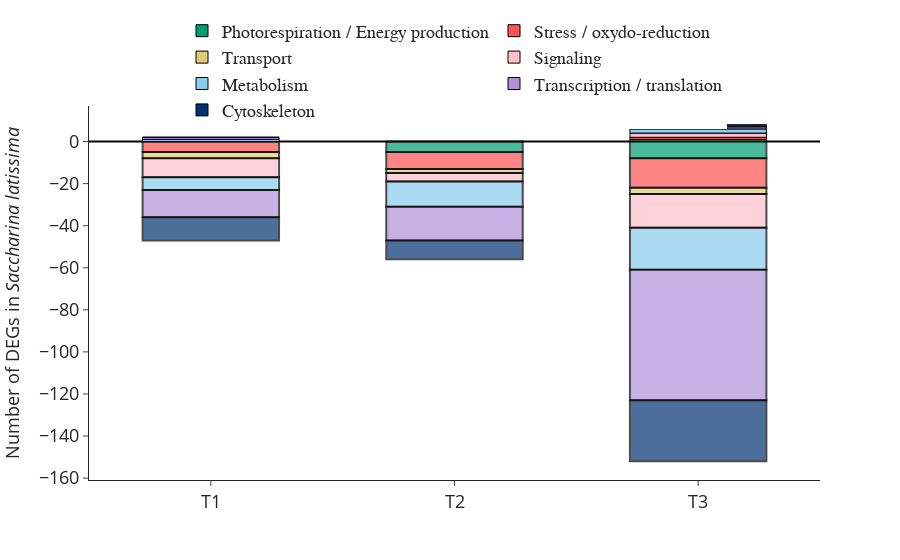

Write notebook code for a chart like this one.
### Code cell
data = {
    'comparison': ['T1', 'T2', 'T3'],
    'photo_pos': countExpr("S", "positive", photoSaccharina),   # Valeurs positives pour Photorespiration S
    'photo_neg': countExpr("S", "negative", photoSaccharina),   # Valeurs négatives pour Photorespiration S
    'stress_pos': countExpr("S", "positive", stressSaccharina),   # Valeurs positives pour Stress S
    'stress_neg': countExpr("S", "negative", stressSaccharina),   # Valeurs positives pour Signaling S
    'transport_pos': countExpr("S", "positive", transportSaccharina),   # Valeurs positives pour Metabo S
    'transport_neg': countExpr("S", "negative", transportSaccharina),   # Valeurs positives pour Traduction/translation S
    'signaling_pos': countExpr("S", "positive", signalingSaccharina),   # Valeurs positives pour Cytoskeleton S
    'signaling_neg': countExpr("S", "negative", signalingSaccharina),   # Valeurs négatives pour Photorespiration S
    'metabo_pos': countExpr("S", "positive", metaboSaccharina),   # Valeurs négatives pour Stress S
    'metabo_neg': countExpr("S", "negative", metaboSaccharina),   # Valeurs négatives pour Transport S
    'genetic_pos': countExpr("S", "positive", geneticSaccharina),   # Valeurs négatives pour Signaling S
    'genetic_neg': countExpr("S", "negative", geneticSaccharina),   # Valeurs négatives pour Metabo S
    'cyto_pos': countExpr("S", "positive", cytoskeletonSaccharina),   # Valeurs positives pour Cytoskeleton S
    'cyto_neg': countExpr("S", "negative", cytoskeletonSaccharina)   # Valeurs négatives pour Cytoskeleton S
}

df = pd.DataFrame(data)

fig = go.Figure()

categories = ['photo', 'stress', 'transport', 'signaling', 'metabo', 'genetic', 'cyto']
colors = ["#009E73", "#ff5252", "#DDCC77", "#ffbfcc", "#88CCEE", "#B090DA", "#003272"]
names = ['Photorespiration / Energy production', 'Stress / oxydo-reduction', 'Transport', 'Signaling', 'Metabolism', 'Transcription / translation', 'Cytoskeleton']

bar_width = 0.2  

for cat, color, name in zip(categories, colors, names):
    fig.add_trace(go.Bar(
        x=df['comparison'],
        y=df[f'{cat}_pos'],
        name=name,
        marker_color=color,
        #width=bar_width,
        marker_line_color="black",
        marker_line_width=1
    ))
    fig.add_trace(go.Bar(
        x=df['comparison'],
        y=df[f'{cat}_neg'],
        showlegend=False,
        marker_color=color,
        #width=bar_width,
        marker_line_color="black",
        marker_line_width=2,
        opacity=0.7 
    ))

fig.update_layout(
    barmode='relative',
    template='simple_white',
    xaxis=dict(
        title_text="",
        showticklabels=True,
        tickvals=[0, 1, 2],  
        ticktext=['T1', 'T2', 'T3'],
        tickfont=dict(size=18)
    ),
    yaxis=dict(
        title_text="Number of DEGs in <i>Saccharina latissima<i>",
        zeroline=True,
        zerolinewidth=2,
        zerolinecolor='black',
        title_font=dict(size=18),
        tickfont=dict(size=18)
    ),
    legend=dict(
        orientation="h",  
        yanchor="top",    
        y=1.25,          
        xanchor="center", 
        x=0.5,
        font=dict(         
            family="Arial",
            size=18
        )
    ),
    bargroupgap=0.3
)

fig.show()

### Figure 1 — Plotly figure (JSON) as saved in the notebook; plotly's stock layout.template omitted (floating-point values rounded to 4 significant figures)
{"data": [{"marker": {"color": "#009E73", "line": {"color": "black", "width": 1}}, "name": "Photorespiration / Energy production", "type": "bar", "x": ["T1", "T2", "T3"], "y": [0, 0, 1]}, {"marker": {"color": "#009E73", "line": {"color": "black", "width": 2}}, "opacity": 0.7, "showlegend": false, "type": "bar", "x": ["T1", "T2", "T3"], "y": [0, -5, -8]}, {"marker": {"color": "#ff5252", "line": {"color": "black", "width": 1}}, "name": "Stress / oxydo-reduction", "type": "bar", "x": ["T1", "T2", "T3"], "y": [0, 0, 1]}, {"marker": {"color": "#ff5252", "line": {"color": "black", "width": 2}}, "opacity": 0.7, "showlegend": false, "type": "bar", "x": ["T1", "T2", "T3"], "y": [-5, -8, -14]}, {"marker": {"color": "#DDCC77", "line": {"color": "black", "width": 1}}, "name": "Transport", "type": "bar", "x": ["T1", "T2", "T3"], "y": [0, 0, 0]}, {"marker": {"color": "#DDCC77", "line": {"color": "black", "width": 2}}, "opacity": 0.7, "showlegend": false, "type": "bar", "x": ["T1", "T2", "T3"], "y": [-3, -2, -3]}, {"marker": {"color": "#ffbfcc", "line": {"color": "black", "width": 1}}, "name": "Signaling", "type": "bar", "x": ["T1", "T2", "T3"], "y": [0, 0, 2]}, {"marker": {"color": "#ffbfcc", "line": {"color": "black", "width": 2}}, "opacity": 0.7, "showlegend": false, "type": "bar", "x": ["T1", "T2", "T3"], "y": [-9, -4, -16]}, {"marker": {"color": "#88CCEE", "line": {"color": "black", "width": 1}}, "name": "Metabolism", "type": "bar", "x": ["T1", "T2", "T3"], "y": [1, 0, 2]}, {"marker": {"color": "#88CCEE", "line": {"color": "black", "width": 2}}, "opacity": 0.7, "showlegend": false, "type": "bar", "x": ["T1", "T2", "T3"], "y": [-6, -12, -20]}, {"marker": {"color": "#B090DA", "line": {"color": "black", "width": 1}}, "name": "Transcription / translation", "type": "bar", "x": ["T1", "T2", "T3"], "y": [1, 0, 1]}, {"marker": {"color": "#B090DA", "line": {"color": "black", "width": 2}}, "opacity": 0.7, "showlegend": false, "type": "bar", "x": ["T1", "T2", "T3"], "y": [-13, -16, -62]}, {"marker": {"color": "#003272", "line": {"color": "black", "width": 1}}, "name": "Cytoskeleton", "type": "bar", "x": ["T1", "T2", "T3"], "y": [0, 0, 1]}, {"marker": {"color": "#003272", "line": {"color": "black", "width": 2}}, "opacity": 0.7, "showlegend": false, "type": "bar", "x": ["T1", "T2", "T3"], "y": [-11, -9, -29]}], "layout": {"bargroupgap": 0.3, "barmode": "relative", "legend": {"font": {"family": "Arial", "size": 18}, "orientation": "h", "x": 0.5, "xanchor": "center", "y": 1.25, "yanchor": "top"}, "xaxis": {"showticklabels": true, "tickfont": {"size": 18}, "ticktext": ["T1", "T2", "T3"], "tickvals": [0, 1, 2], "title": {"text": ""}}, "yaxis": {"tickfont": {"size": 18}, "title": {"font": {"size": 18}, "text": "Number of DEGs in <i>Saccharina latissima<i>"}, "zeroline": true, "zerolinecolor": "black", "zerolinewidth": 2}}}
